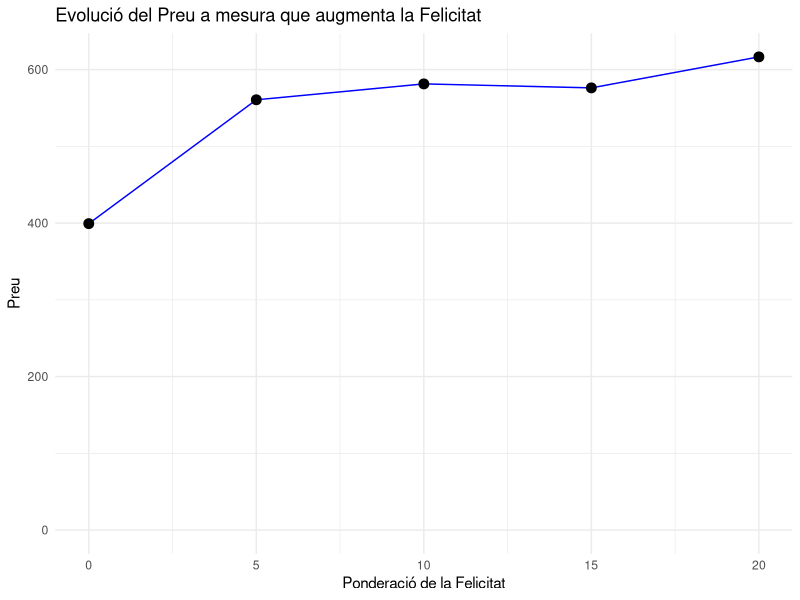

This figure's R source:
# Càrrega de les biblioteques necessàries
library(ggplot2)

# Noves dades
data <- data.frame(
  Felicitat_0 = c(647, 427, 594, 456, 358, 201, 350, 161, 364, 435),
  Felicitat_5 = c(785, 748, 492, 554, 740, 413, 560, 429, 435, 451),
  Felicitat_10 = c(925, 615, 410, 742, 648, 476, 548, 443, 484, 523),
  Felicitat_15 = c(668, 695, 409, 514, 701, 643, 713, 424, 479, 516),
  Felicitat_20 = c(525, 736, 599, 837, 662, 602, 773, 491, 464, 477)
)

# Crear un dataframe llarg per a graficar
data_long <- data.frame(
  Felicitat = c(0, 5, 10, 15, 20),
  Preu = colMeans(data)
)

# Crear el gràfic amb totes les dades
ggplot(data_long, aes(x = Felicitat, y = Preu)) +
  geom_line(color = "blue") +
  geom_point(size = 3, color = "black") +
  labs(title = "Evolució del Preu a mesura que augmenta la Felicitat",
       x = "Ponderació de la Felicitat",
       y = "Preu") +
  scale_y_continuous(limits = c(0, NA)) +  # Ajustar el límit inferior de l'eix Y a 0
  theme_minimal()
